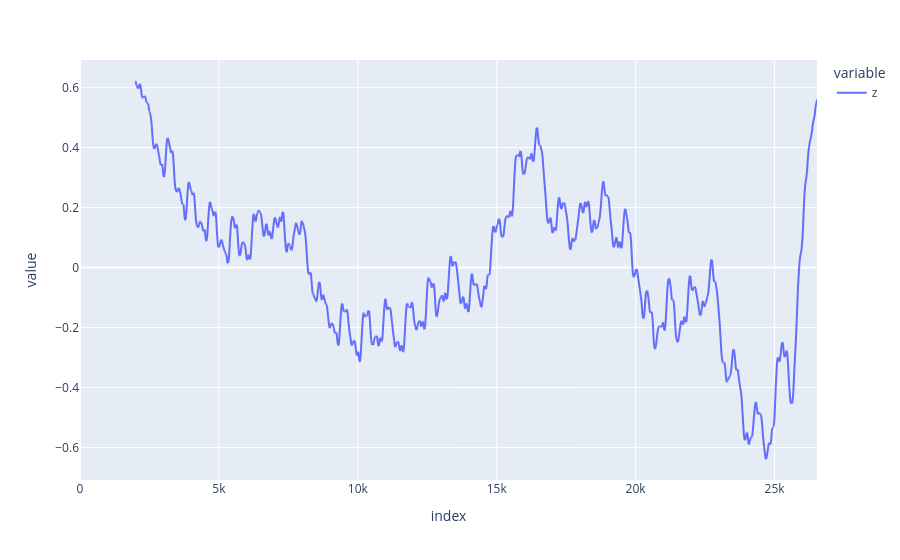

Notebook code for this chart:
### Code cell
px.line(coords["z"].rolling(2000).mean())

### Figure 1 — Plotly figure (JSON) as saved in the notebook; plotly's stock layout.template omitted (floating-point values rounded to 4 significant figures; data arrays with more than 128 entries replaced by an {"elided": "..."} marker saying what was removed)
{"data": [{"hovertemplate": "variable=z<br>index=%{x}<br>value=%{y}<extra></extra>", "legendgroup": "z", "line": {"color": "#636efa", "dash": "solid"}, "marker": {"symbol": "circle"}, "mode": "lines", "name": "z", "showlegend": true, "type": "scattergl", "x": {"elided": "26529 int values"}, "xaxis": "x", "y": {"elided": "26529 float values"}, "yaxis": "y"}], "layout": {"legend": {"title": {"text": "variable"}, "tracegroupgap": 0}, "margin": {"t": 60}, "xaxis": {"anchor": "y", "domain": [0, 1], "title": {"text": "index"}}, "yaxis": {"anchor": "x", "domain": [0, 1], "title": {"text": "value"}}}}
